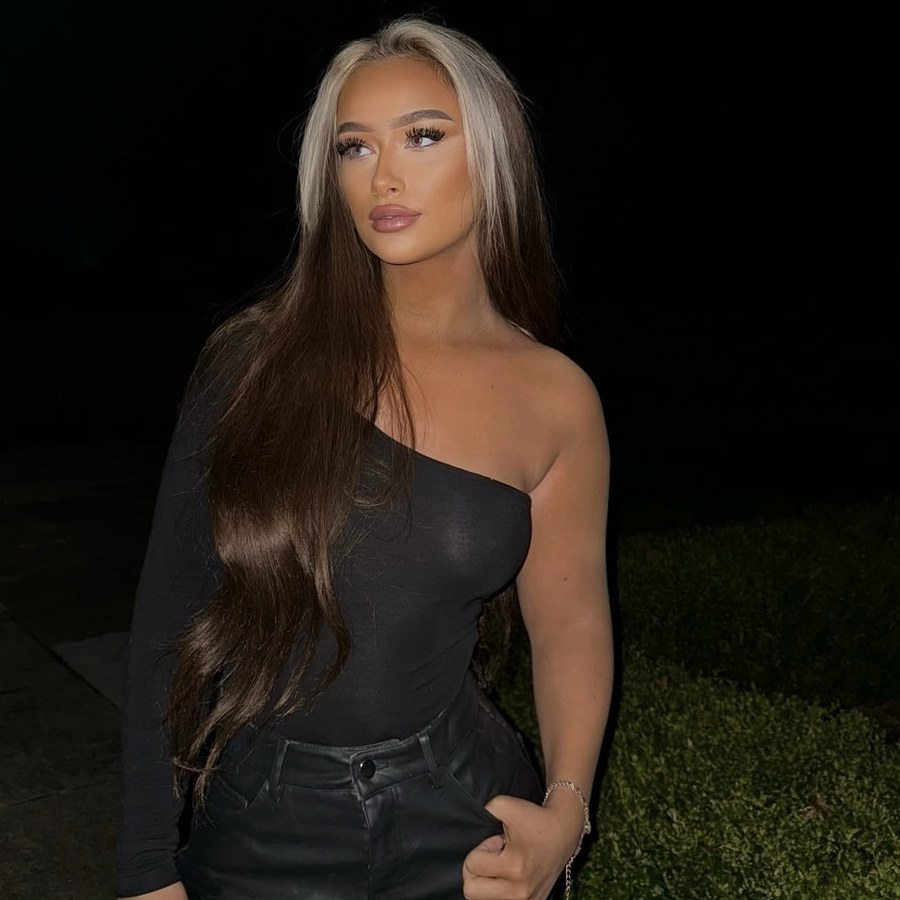
#> input picture assets/memory-1.jpg, 900 x 900 px
$ python -i prepare-photos.py   (imports and definitions only)
#> lines starting #> are read from the running program, lines starting #| are printed output that depends on the picture
#> further down, picture is the input picture: PIL image 900x900 RGB; mean R, G, B 33.8, 27.7, 20.9
#!/usr/bin/env python3
"""
prepare-photos.py — turn raw phone photos and Instagram screenshots into
the files the birthday card expects.

    python tools/prepare-photos.py

It reads everything from  tools/inbox/  and writes  assets/photo.jpg  plus
assets/memory-1.jpg, memory-2.jpg, ...

For Instagram screenshots it finds the actual photo inside the screenshot and
throws away the app chrome — the status bar, the username header, the
like/comment row and the caption. Detection works by scanning down the
screenshot for the band of rows that aren't Instagram's flat dark background.

Ordering: files are used in filename order. Put a `1-` prefix on whichever
one you want as the main portrait, or pass --main <filename>.

Options
-------
  --inbox DIR      where to read from       (default tools/inbox)
  --out DIR        where to write to        (default assets)
  --main NAME      which file becomes the main portrait
  --no-crop NAME   skip auto-cropping for this file (repeatable)
  --top N          force the crop's top edge, in pixels (with --only)
  --bottom N       force the crop's bottom edge, in pixels (with --only)
  --only NAME      process just this one file
  --debug          also write *_debug.png showing the detected crop
"""

import argparse
import sys
from pathlib import Path

try:
    from PIL import Image, ImageOps, ImageDraw, ImageFilter, ImageStat
except ImportError:
    sys.exit("Pillow is missing.  Run:  python -m pip install Pillow")

ROOT = Path(__file__).resolve().parent.parent

PORTRAIT_SIZE = 1000   # assets/photo.jpg  (square)
MEMORY_SIZE   = 900    # assets/memory-N.jpg (square)
JPEG_QUALITY  = 88

# An Instagram screenshot is tall and narrow; a normal photo isn't.
SCREENSHOT_MIN_RATIO = 1.9


# ----------------------------------------------------------------------
# Finding the photo inside a screenshot
# ----------------------------------------------------------------------
FLAT = 2.5      # stddev below this means "solid colour, edge to edge"


def row_spread(img):
    """Per-row standard deviation of brightness, across the full width.

    Instagram's dark-mode chrome is a solid fill, so its rows measure a dead
    flat 0. The photo is full-bleed, so even a night shot never gets close.
    Rows of caption text score high, but they sit between flat rows, which is
    what lets us tell a block of text from the photo itself.
    """
    small = img.convert("L").resize((200, img.height), Image.BILINEAR)
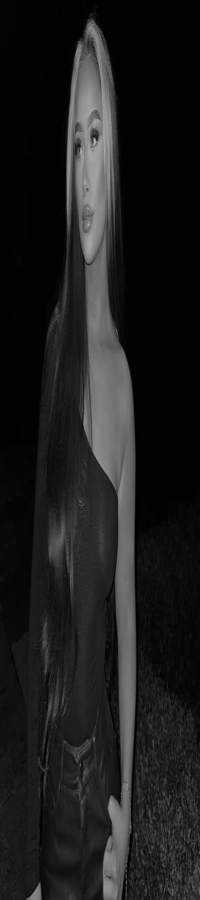
#> small: PIL image 200x900 L; min 0, max 178, mean 28.7
    px = small.load()
    w = small.width
#> w = 200
    out = []
    for y in range(small.height):
        total = 0
        sq = 0
        for x in range(w):
            v = px[x, y]
            total += v
            sq += v * v
        mean = total / w
        out.append(max(0.0, sq / w - mean * mean) ** 0.5)
#> after the loop, out = 900 values, max 56.76 at index 160, min 1.07 at index 4, mean 34.25
    return out


def find_photo_band(img):
    """Return (top, bottom) of the photo embedded in a screenshot."""
    spread = row_spread(img)
#> spread has the same summary as out in row_spread
    h = len(spread)
#> h = 900

    runs, start = [], None
    for y in range(h):
        if spread[y] > FLAT:
            if start is None:
                start = y
        elif start is not None:
            runs.append((start, y - 1))
            start = None
#> after the loop, runs = []; start = 13
    if start is not None:
        runs.append((start, h - 1))

    if not runs:
        return 0, h - 1

    top, bottom = max(runs, key=lambda r: r[1] - r[0])
#> top = 13; bottom = 899

    # A full-bleed photo is always taller than it is... well, tall. If the best
    # run is short we've locked onto a caption; better to keep everything than
    # to silently ship a crop of somebody's username.
    if bottom - top < img.width * 0.8:
        return 0, h - 1

    return top, bottom


def crop_screenshot(img, force_top=None, force_bottom=None):
    top, bottom = find_photo_band(img)
#> top = 13; bottom = 899
    if force_top is not None:
        top = force_top
    if force_bottom is not None:
        bottom = force_bottom

    # Trim a couple of pixels so no chrome hairline survives, and shave the
    # right edge where iOS parks its scroll indicator.
    pad = 3
    top = min(img.height - 2, top + pad)
#> top = 16
    bottom = max(top + 1, bottom - pad)
#> bottom = 896
    right = img.width - 14
#> right = 886
    return img.crop((0, top, right, bottom)), (top, bottom)


# ----------------------------------------------------------------------
# Removing the carousel badge
# ----------------------------------------------------------------------
# [219 lines left out: functions badge_box, erase_badge, square, save, main, not called in this run]


# [2 lines not run here, left out]

>>> from PIL import Image
>>> picture = Image.open('../assets/memory-1.jpg')
>>> result = crop_screenshot(picture)
